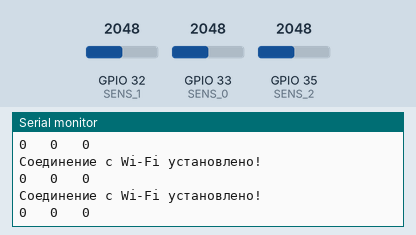
A program run on a simulated ESP32. Parts: the last lines printed to the serial monitor. The inputs (shaded band) are chosen by the test bench; at power-on: GPIO 32 (SENS_1) = 2048, GPIO 33 (SENS_0) = 2048, GPIO 35 (SENS_2) = 2048. WiFi joins after 1.5 s; servers stay silent unless stated.

Above: at 2.9 s.
3.0 s: GPIO 32 (SENS_1) set to 1228
At 3.9 s:
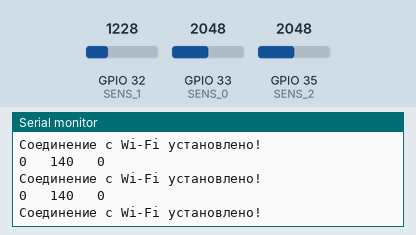
4.5 s: GPIO 33 (SENS_0) set to 1228
At 5.6 s:
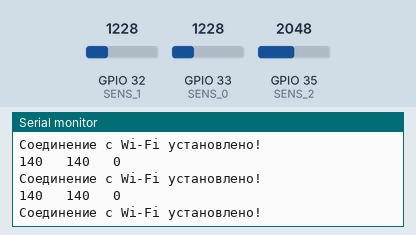
6.0 s: GPIO 35 (SENS_2) set to 1228
At 6.6 s:
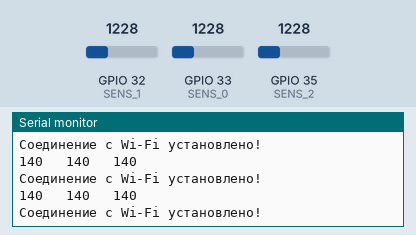
7.5 s: GPIO 32 (SENS_1) set to 491
At 8.2 s:
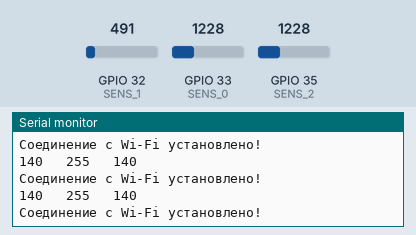
9.0 s: GPIO 33 (SENS_0) set to 491
Timing chart, 0 to 9.2 s (numbered marks = the images above; inputs shaded):
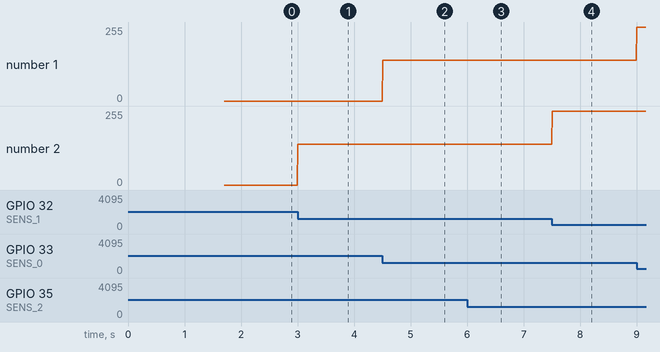

The program:

main.cpp
```cpp
// Description:
// This code is designed to establish a connection to a Wi-Fi network and a server, read sensor values, and send them to the server in a specific format.

// Libraries Used:
// - WiFi.h: This library provides the ability to connect to a Wi-Fi network and interact with it.
// - WiFiClient: This class allows creating a client that can connect to a specified internet IP address and port.

// Global Variables:
// - ssid: A string variable storing the SSID of the Wi-Fi network to connect to.
// - password: A string variable storing the password of the Wi-Fi network.
// - master: A WiFiClient object used for connecting to the server.

// Constants:
// - SENS_0, SENS_1, SENS_2: Pin definitions for sensors.

// Functions:
// 1. void setup(): Initializes serial communication, connects to Wi-Fi, and connects to the server.
// 2. bool checkConnection(): Checks the connection status to Wi-Fi.
// 3. void connectToWiFi(): Attempts to connect to the Wi-Fi network using the provided SSID and password.
// 4. void connectToServer(): Attempts to connect to the server with the IP address "192.168.4.1" and port 80.
// 5. void loop(): Reads sensor values, processes them, sends data to the server, and handles Wi-Fi reconnection if needed.

// Flow of Execution:
// 1. In the setup function, serial communication is initialized, followed by connection to Wi-Fi and the server.
// 2. In the loop function, sensor values are read and processed.
// 3. Depending on the sensor values, data is sent to the server in a specific format.
// 4. The connection to Wi-Fi is periodically checked, and if lost, the device attempts to reconnect.

// Data Processing:
// - Sensor values are mapped to a range of 0-255.
// - Limit values are set for each sensor.
// - Based on sensor conditions, specific data strings are sent to the server.
// - If no specific conditions are met, a default data string with all sensors set to 0 is sent.

// Serial Output:
// - Sensor values are printed to the serial monitor for debugging purposes.


#include <WiFi.h>

#define SENS_0 33
#define SENS_1 32
#define SENS_2 35

const char *ssid = "CAR_WIFI";
const char *password = "12345678";

WiFiClient master;

void setup()
{
  Serial.begin(115200);
  Serial.println("Start!");

  connectToWiFi();
  connectToServer();
}

bool checkConnection()
{
  // Serial.println("Проверка соединения с Wi-Fi...");

  int attempts = 0;
  while (WiFi.status() != WL_CONNECTED)
  {
    delay(1000);
    Serial.print(F("."));
    attempts++;

    if (attempts > 20)
    {
      Serial.println("Не удалось установить соединение с Wi-Fi!");
      return false;
    }
  }

  Serial.println("Соединение с Wi-Fi установлено!");
  return true;
}

void connectToWiFi()
{
  Serial.println("Подключение к Wi-Fi...");

  WiFi.begin(ssid, password);
  while (WiFi.status() != WL_CONNECTED)
  {
    delay(500);
    Serial.print(F("."));
  }

  Serial.println(" ");
  Serial.print(F("Connected to Wifi! IP address : "));
  Serial.println(WiFi.localIP());
}

void connectToServer()
{
  Serial.println("Подключение к серверу...");

  if (master.connect("192.168.4.1", 80))
  {
    Serial.println("Connected to server!");
  }
  else
  {
    Serial.println("Connected to server error!");
  }
}
void loop()
{
  int s1 = map(analogRead(SENS_0), 2000, 600, 0, 255);
  int s2 = map(analogRead(SENS_1), 2000, 600, 0, 255);
  int s3 = map(analogRead(SENS_2), 2000, 600, 0, 255);

  // Limit values
  if (s1 < 30)
    s1 = 0;
  if (s1 > 255)
    s1 = 255;

  if (s2 < 30)
    s2 = 0;
  if (s2 > 255)
    s2 = 255;

  if (s3 < 30)
    s3 = 0;
  if (s3 > 255)
    s3 = 255;

  // Check for conditions and send data
  if (s2 > 0 && s1 == 0 && s3 == 0)
  {
    master.print("A" + String(s2) + " B" + String(s2) + " C" + String(s2) + " D" + String(s2) + " ");
    master.flush();
  }
  else if (s3 > 0 && s1 == 0 && s2 == 0)
  {
    master.print("A" + String(-s3) + " B" + String(-s3) + " C" + String(-s3) + " D" + String(-s3) + " ");
    master.flush();
  }
  else if (s2 > 0 && s1 > 0 && s3 == 0)
  {
    master.print("A" + String(-s2) + " B" + String(s2) + " C" + String(-s2) + " D" + String(s2) + " ");
    master.flush();
  }
  else if (s2 > 0 && s3 > 0 && s1 == 0)
  {
    master.print("A" + String(s2) + " B" + String(-s2) + " C" + String(s2) + " D" + String(-s2) + " ");
    master.flush();
  }
  else
  {
    master.print("A0 B0 C0 D0 ");
    master.flush();
  }


  Serial.print(s1);
  Serial.print("   ");

  Serial.print(s2);
  Serial.print("   ");

  Serial.print(s3);
  Serial.println("");


  if (checkConnection() == false)
  {
    connectToWiFi();
  }
}
```

Measured:
- after the input at 3.0 s, the serial monitor: prints a new line at once (image 1)
- after the input at 4.5 s, the serial monitor: prints a new line at once (image 2)
- after the input at 6.0 s, the serial monitor: prints a new line at once (image 3)
- after the input at 7.5 s, the serial monitor: prints a new line at once (image 4)
- plotted number 2: 0 → 140 after the input at 3.0 s, 140 → 255 after the input at 7.5 s
